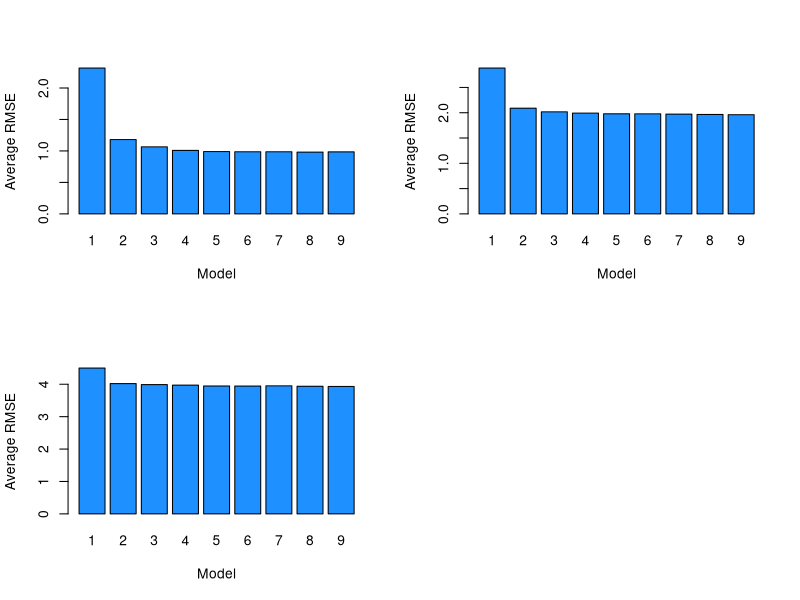

This figure's R source:
## ---- chunk 1
library(readr)

birthday = 19720816
set.seed(birthday)

BETA_0 = 0
BETA_1 = 6
BETA_2 = -3.5
BETA_3 = 1.7
BETA_4 = -1.1
BETA_5 = 0.7

formula_1 = y ~ x1
formula_2 = y ~ x1 + x2
formula_3 = y ~ x1 + x2 + x3
formula_4 = y ~ x1 + x2 + x3 + x4
formula_5 = y ~ x1 + x2 + x3 + x4 + x5          #Correct formula
formula_6 = y ~ x1 + x2 + x3 + x4 + x5 + x6
formula_7 = y ~ x1 + x2 + x3 + x4 + x5 + x6 + x7
formula_8 = y ~ x1 + x2 + x3 + x4 + x5 + x6 + x7 + x8
formula_9 = y ~ x1 + x2 + x3 + x4 + x5 + x6 + x7 + x8 + x9

FORMULA = list(y ~ x1, 
              y ~ x1 + x2, 
              y ~ x1 + x2 + x3,
              y ~ x1 + x2 + x3 + x4,
              y ~ x1 + x2 + x3 + x4 + x5,
              y ~ x1 + x2 + x3 + x4 + x5 + x6,
              y ~ x1 + x2 + x3 + x4 + x5 + x6 + x7, 
              y ~ x1 + x2 + x3 + x4 + x5 + x6 + x7 + x8,
              y ~ x1 + x2 + x3 + x4 + x5 + x6 + x7 + x8 + x9)
NUM_FORMULA = length(FORMULA)

sim_data          = read_csv("study_2.csv")
sample_size       = nrow(sim_data)


SIGMA     = c(1, 2, 4)
NUM_SIGMA = length(SIGMA)

NUM_SIMS = 500

#allocate a rmse matrix for each formula
train_rmse = vector("list", NUM_FORMULA)
for (i in 1:NUM_FORMULA) {
  train_rmse[[i]] = matrix(0, nrow = NUM_SIGMA, ncol = NUM_SIMS)
}
mean_train_rmse = data.frame(0, nrow = NUM_FORMULA, ncol = NUM_SIGMA)

test_rmse  = vector("list", NUM_FORMULA)
for (i in 1:NUM_FORMULA) {
  test_rmse[[i]] = matrix(0, nrow = NUM_SIGMA, ncol = NUM_SIMS)
}
mean_test_rmse = matrix(0, nrow = NUM_FORMULA, ncol = NUM_SIGMA)
## ---- chunk 2
cal_rmse = function(y, y_hat) {
  n = length(y)
  e = y - y_hat
  sqrt(sum(e ^ 2) / n)
}
  
  models = vector("list", NUM_FORMULA)
for (f in 1:NUM_FORMULA) {
  
  
  for(s in 1:NUM_SIGMA) {
    for(i in 1:NUM_SIMS) {
      eps           = rnorm(sample_size, mean = 0 , sd = SIGMA[s])
      sim_data$y    = BETA_0 + BETA_1 * sim_data$x1 + BETA_2 * sim_data$x2 + 
                      BETA_3 * sim_data$x3 + BETA_4 * sim_data$x4 + BETA_5 * sim_data$x5 + 
                      eps
      
      #Split data into train and test sets
      train_index = sample(1:sample_size, nrow(sim_data)/2)
      train_data  = sim_data[train_index,]
      test_data   = sim_data[-train_index,]
      
      #Train models and calculate RMSE
      models[[f]] = lm(FORMULA[[f]], data = train_data)
        
      #Calculate RMSE for train data
      train_rmse[[f]][s, i] = cal_rmse(train_data$y, models[[f]]$fitted.values)
  
      #Calculate RMSE for test data
      test_y_hat = predict(models[[f]], data = test_data)
      test_rmse[[f]][s, i] = cal_rmse(test_data$y, test_y_hat)
    }
    
    mean_train_rmse[f, s] = mean(train_rmse[[f]][s,])
    mean_test_rmse[f, s]  = mean(test_rmse[[f]][s,])
  }
  
  #Calculate the average Train RMSE and average Test RMSE
  for(s in 1:NUM_SIGMA) {

  }
}
## ---- chunk 3
par(mfrow = c(2,2))
barnames = c("1", "2", "3","4", "5", "6","7", "8", "9" )
for (i in 1:NUM_SIGMA){
  barplot(t(mean_train_rmse)[i,], names.arg = barnames,
          xlab = "Model",
          ylab = "Average RMSE",
          col = "dodgerblue")
  
}
